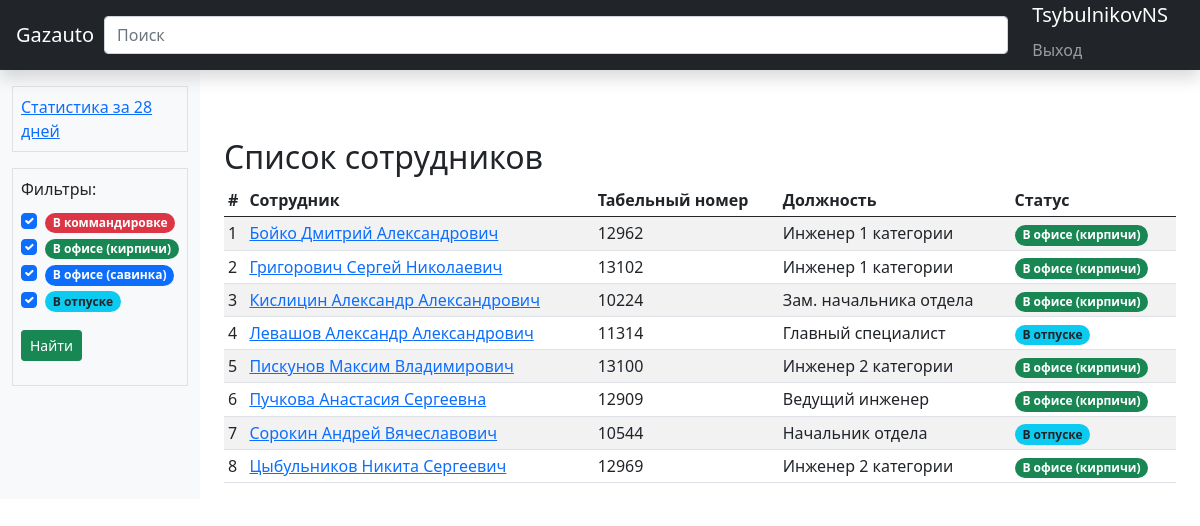
/user/ (signed in), run on an earlier commit of the app's database.
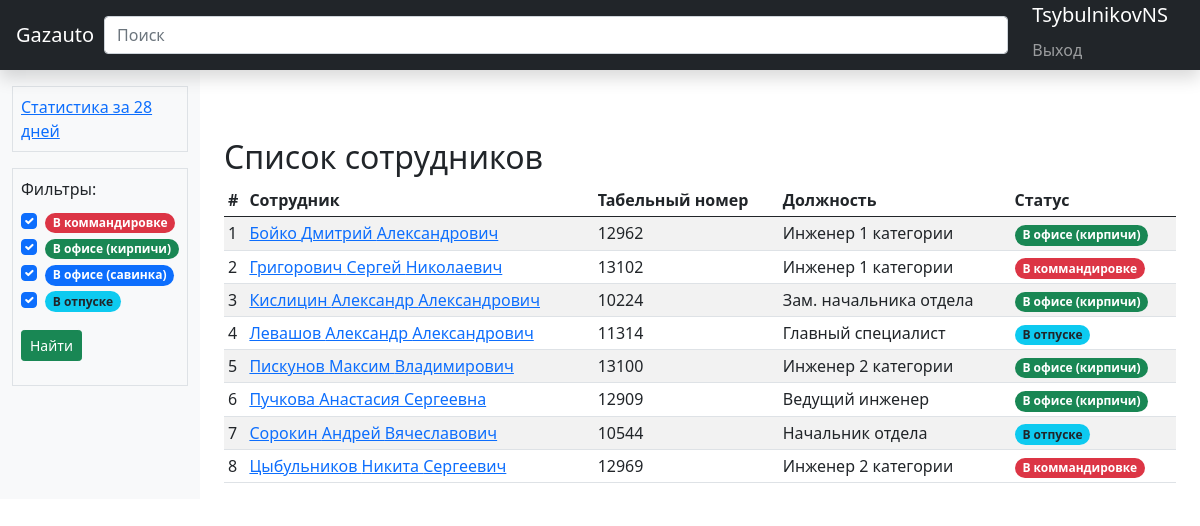
And on a later commit of the database.
### statistic_app/models.py (models this page shows, shortened)
class Profile(models.Model):
    user = models.OneToOneField(User, on_delete=models.SET_NULL, null=True, verbose_name="Пользователь")
    father_name = models.CharField("Отчество", max_length=200, blank=True, null=True)
    tabel_num = models.IntegerField(verbose_name="Табельный номер", default=0)
    position = models.CharField("Должность", max_length=200)
    user_location = models.ForeignKey(UserLocation, verbose_name="Местоположение пользователя",
                                      on_delete=models.SET_NULL, null=True)
    url = models.SlugField(max_length=255, unique=True, db_index=True, verbose_name="URL", default=None, null=True,
                           blank=True)
    phone_number = models.CharField(max_length=12, blank=True, null=True)
    description = models.TextField("Описание события", null=True, blank=True)
    class Meta:
        ordering = ['-user.username']
    def get_absolute_url(self):
        return reverse('user_detail', kwargs={'slug': self.url})
    class Meta:
        verbose_name = "Сотрудник"
        verbose_name_plural = "Сотрудники"

class UserLocation(models.Model):
    BOOTSTRAP4_STYLE = [
        ('badge rounded-pill bg-primary', 'синий'),
        ('badge rounded-pill bg-secondary', 'серый'),
        ('badge rounded-pill bg-success', 'зеленый'),
        ('badge rounded-pill bg-info text-dark', 'голубой'),
        ('badge rounded-pill bg-warning text-dark', 'желтый'),
        ('badge rounded-pill bg-danger', 'красный'),
        ('badge rounded-pill bg-light text-dark', 'светлый'),
        ('badge rounded-pill bg-dark', 'темный')
    ]
    location = models.CharField("Местоположение пользователя", max_length=200, unique=True)
    loc_description = models.TextField("Описание местоположение", blank=True, null=True)
    loc_class = models.CharField("Класс bootstrap", max_length=200, choices=BOOTSTRAP4_STYLE,
                                 default='badge badge-pill bg-dark')
    class Meta:
        verbose_name = "Местоположение"
        verbose_name_plural = "Местоположения"

### statistic_app/views.py (the view, shortened to what this page needs)
# urls.py: path('user/', UsersView.as_view(), name='user_list'),
class UsersView(LoginRequiredMixin, View):
    login_url = '/accounts/login'
    model = Profile
    template_name = "user/users_list.html"
    paginate_by = 60
    search_quary = ''
    def get(self, request):
        contex = self.get_context_data()
        return render(request, self.template_name, contex)
    def get_queryset(self):
        if self.search_quary:
            queryset = Profile.objects.filter(Q(user__last_name__icontains=self.search_quary) |
                                              Q(user__first_name__icontains=self.search_quary) |
                                              Q(father_name__icontains=self.search_quary) | Q(
                position__icontains=self.search_quary))
        else:
            queryset = Profile.objects.all()
        ordered = sorted(queryset, key=operator.attrgetter('user.username'))
        return ordered
    def get_context_data(self):
        context = {}
        context['profile_list'] = self.get_queryset()
        context['location'] = UserLocation.objects.all()
        context['filter_id'] = list(range(1, len(context['location']) + 1))
        return context

### templates/user/users_list.html (shortened to what this page needs)
{% extends 'index.html' %}
{% block filter %}
<div class="d-grid gap-3">
  <div class="p-2 bg-light border"><a class="link-primary" href="{% url 'statistics' %}">Статистика за 28 дней</a></div>
<div class="p-2 bg-light border">
    <label class="form-label">Фильтры:</label>
    <form action="{% url 'filter' %}" method="get">
        {% for loc in location %}
        <div class="form-check">
            <input class="form-check-input" name="check_location" type="checkbox" value="{{ loc.id }}" {% if loc.id in filter_id %} checked {% endif %}>
            <span class="{{ loc.loc_class }}">{{ loc.location }}</span>
        </div>
        {% endfor %}
        <button type="submit" class="btn btn-success my-3 btn-sm">Найти</button>
    </form>
</div>
    </div>
{% endblock %}
{% block contents %}
<h2>Список сотрудников</h2>
<div class="table-responsive">
    <table class="table table-striped table-sm">
        <thead>
        <tr>
            <th>#</th>
            <th>Сотрудник</th>
            <th>Табельный номер</th>
            <th>Должность</th>
            <th>Статус</th>
        </tr>
        </thead>
        <tbody>
        {% for user in profile_list %}
        <tr>
            <td>{{ forloop.counter }}</td>
            <td><a {% if user.url %} href="{{ user.get_absolute_url }}" {% endif %}>
                {{user.user.last_name }} {{ user.user.first_name }} {{ user.father_name }}</a></td>
            <td>{{ user.tabel_num }}</td>
            <td>{{ user.position }}</td>
            <td><span class="{{ user.user_location.loc_class }}">{{ user.user_location.location }}</span></td>
        </tr>
        {% endfor %}
        </tbody>
    </table>
</div>
{% endblock %}

What changed in the data, as far as the page shows it:
changed Profile "Николаевич": user_location_id 2 → 1 (drawn); user_location.location "В офисе (кирпичи)" → "В коммандировке"
changed Profile "Сергеевич": user_location_id 2 → 1 (drawn); user_location.location "В офисе (кирпичи)" → "В коммандировке"
